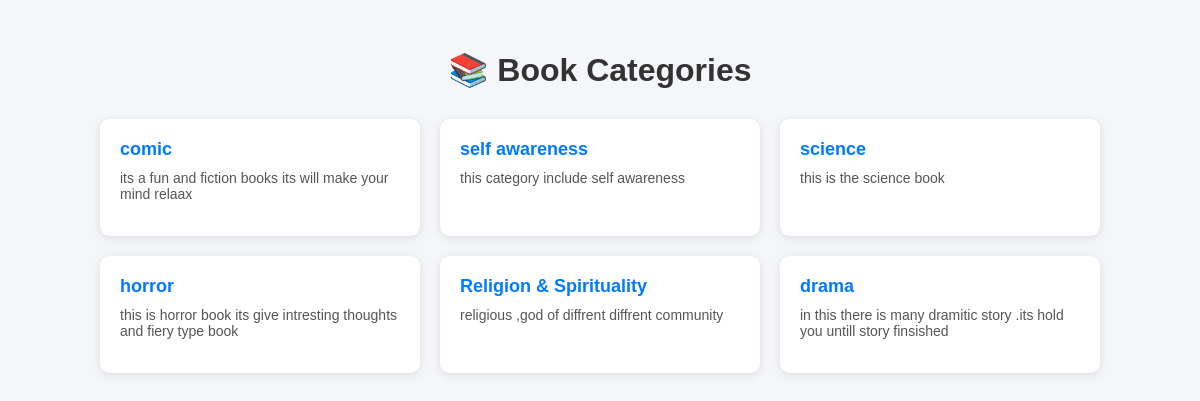
Page /categories/ on the committed database.
### adminapp/models.py (models this page shows, shortened)
class Category(models.Model):
    name = models.CharField(max_length=100, unique=True)
    description = models.TextField(blank=True)

### mainapp/views.py (the view)
# urls.py: path('categories/', views.category_list, name='category_list'),
def category_list(request):
    categories = Category.objects.all()
    return render(request, 'category_list.html', {
        'categories': categories
    })

### mainapp/templates/category_list.html (shortened to what this page needs)
<!DOCTYPE html>
<html lang="en">
<head>
</head>
<body>
<div class="container">
    <h1>📚 Book Categories</h1>
    {% if categories %}
    <div class="grid">
        {% for category in categories %}
        <div class="card">
            <a href="{% url 'category_books' category.id %}">
                {{ category.name }}
            </a>
            <p class="desc">
                {{ category.description|default:"No description available." }}
            </p>
        </div>
        {% endfor %}
    </div>
    {% else %}
        <p class="empty">No categories available.</p>
    {% endif %}
</div>
</body>
</html>

### mainapp/templates/category_list.html (style rules this page uses)
body { font-family: Arial, sans-serif; background:#f4f6f9; margin:0; padding:30px; }
h1 { text-align:center; margin-bottom:30px; color:#333; }
.container { max-width:1000px; margin:auto; }
.grid { display:grid; grid-template-columns:repeat(auto-fill,minmax(250px,1fr)); gap:20px; }
.card { background:white; padding:20px; border-radius:10px; box-shadow:0 2px 10px rgba(0,0,0,0.1); transition:0.3s; }
.card a { text-decoration:none; color:#007bff; font-size:18px; font-weight:bold; }
.desc { margin-top:10px; color:#555; font-size:14px; }

### rows in the picture
Category: name "comic", description "its a fun and fiction books its will make your mind relaax"
Category: name "self awareness", description "this category include self awareness"
Category: name "science", description "this is the science book"
Category: name "horror", description "this is horror book its give intresting thoughts and fiery type book"
Category: name "Religion & Spirituality", description "religious ,god of diffrent diffrent community"
Category: name "drama", description "in this there is many dramitic story .its hold you untill story finsished"
